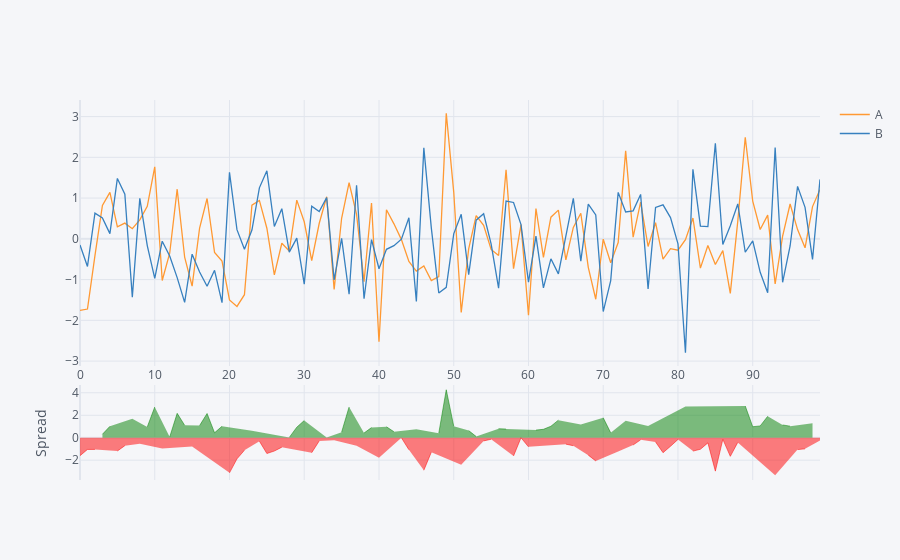

Source (notebook cell):
### Markdown cell above
### `kind = spread`
spread is usually used for stock data. The code below will give the plot and a spread between two selected columns at each point.

### Code cell
df1[['A','B']].iplot(kind='spread')

### Figure 1 — Plotly figure (JSON) as saved in the notebook; plotly's stock layout.template omitted (floating-point values rounded to 4 significant figures)
{"data": [{"line": {"color": "rgba(255, 153, 51, 1.0)", "dash": "solid", "shape": "linear", "width": 1.3}, "mode": "lines", "name": "A", "text": "", "type": "scatter", "x": [0, 1, 2, 3, 4, 5, 6, 7, 8, 9, 10, 11, 12, 13, 14, 15, 16, 17, 18, 19, 20, 21, 22, 23, 24, 25, 26, 27, 28, 29, 30, 31, 32, 33, 34, 35, 36, 37, 38, 39, 40, 41, 42, 43, 44, 45, 46, 47, 48, 49, 50, 51, 52, 53, 54, 55, 56, 57, 58, 59, 60, 61, 62, 63, 64, 65, 66, 67, 68, 69, 70, 71, 72, 73, 74, 75, 76, 77, 78, 79, 80, 81, 82, 83, 84, 85, 86, 87, 88, 89, 90, 91, 92, 93, 94, 95, 96, 97, 98, 99], "y": [-1.754, -1.723, -0.414, 0.8212, 1.139, 0.2938, 0.3852, 0.2496, 0.4639, 0.7966, 1.767, -1.024, -0.353, 1.218, -0.4488, -1.162, 0.2653, 0.9905, -0.3344, -0.548, -1.5, -1.659, -1.372, 0.8259, 0.942, 0.2607, -0.8849, -0.1079, -0.2975, 0.9503, 0.4181, -0.5349, 0.3761, 1.032, -1.243, 0.5044, 1.377, 0.6006, -1.052, 0.8809, -2.526, 0.7137, 0.3678, -0.01895, -0.5537, -0.7926, -0.6685, -1.023, -0.9239, 3.081, 1.147, -1.809, -0.2463, 0.5685, 0.3294, -0.2616, -0.4105, 1.697, -0.7331, 0.3478, -1.877, 0.7442, -0.4553, 0.5308, 0.7044, -0.5183, 0.2802, 0.6279, -0.6995, -1.483, -0.008939, -0.5854, -0.0909, 2.158, 0.04084, 0.8994, -0.1884, 0.3948, -0.4992, -0.2428, -0.278, -0.02006, 0.5112, -0.7177, -0.1623, -0.6309, -0.2883, -1.339, 0.4349, 2.494, 0.9269, 0.229, 0.5818, -1.104, 0.06652, 0.8548, 0.2274, -0.2199, 0.7916, 1.212]}, {"line": {"color": "rgba(55, 128, 191, 1.0)", "dash": "solid", "shape": "linear", "width": 1.3}, "mode": "lines", "name": "B", "text": "", "type": "scatter", "x": [0, 1, 2, 3, 4, 5, 6, 7, 8, 9, 10, 11, 12, 13, 14, 15, 16, 17, 18, 19, 20, 21, 22, 23, 24, 25, 26, 27, 28, 29, 30, 31, 32, 33, 34, 35, 36, 37, 38, 39, 40, 41, 42, 43, 44, 45, 46, 47, 48, 49, 50, 51, 52, 53, 54, 55, 56, 57, 58, 59, 60, 61, 62, 63, 64, 65, 66, 67, 68, 69, 70, 71, 72, 73, 74, 75, 76, 77, 78, 79, 80, 81, 82, 83, 84, 85, 86, 87, 88, 89, 90, 91, 92, 93, 94, 95, 96, 97, 98, 99], "y": [-0.1503, -0.6775, 0.6292, 0.5147, 0.1281, 1.483, 1.095, -1.431, 0.9924, -0.1646, -0.968, -0.0582, -0.4193, -0.9513, -1.559, -0.3772, -0.8163, -1.163, -0.7727, -1.566, 1.631, 0.2251, -0.2576, 0.2149, 1.252, 1.669, 0.3023, 0.7392, -0.3249, 0.01816, -1.111, 0.7984, 0.669, 1.011, -1.009, 0.0102, -1.361, 1.315, -1.471, -0.02097, -0.7348, -0.2577, -0.1665, -0.007711, 0.5157, -1.536, 2.233, 0.2696, -1.33, -1.19, 0.1211, 0.6014, -0.8774, 0.4588, 0.6157, -0.1217, -1.21, 0.9255, 0.892, 0.3503, -1.062, 0.0667, -1.203, -0.4906, -0.8608, 0.05491, 0.9957, -0.5478, 0.8519, 0.5882, -1.785, -1.025, 1.14, 0.6585, 0.6879, 1.09, -1.232, 0.7718, 0.8349, 0.5207, -0.1219, -2.795, 1.706, 0.3103, 0.2994, 2.347, -0.1398, 0.3215, 0.8556, -0.3296, -0.05134, -0.8214, -1.323, 2.239, -1.068, -0.175, 1.288, 0.774, -0.5052, 1.458]}, {"connectgaps": false, "fill": "tozeroy", "line": {"color": "green", "dash": "solid", "shape": "linear", "width": 0.5}, "mode": "lines", "name": "Spread", "showlegend": false, "type": "scatter", "x": [0, 1, 2, 3, 4, 5, 6, 7, 8, 9, 10, 11, 12, 13, 14, 15, 16, 17, 18, 19, 20, 21, 22, 23, 24, 25, 26, 27, 28, 29, 30, 31, 32, 33, 34, 35, 36, 37, 38, 39, 40, 41, 42, 43, 44, 45, 46, 47, 48, 49, 50, 51, 52, 53, 54, 55, 56, 57, 58, 59, 60, 61, 62, 63, 64, 65, 66, 67, 68, 69, 70, 71, 72, 73, 74, 75, 76, 77, 78, 79, 80, 81, 82, 83, 84, 85, 86, 87, 88, 89, 90, 91, 92, 93, 94, 95, 96, 97, 98, 99], "xaxis": "x2", "y": ["", "", "", 0.3065, 1.011, "", "", 1.68, "", 0.9612, 2.735, "", 0.06632, 2.169, 1.11, "", 1.082, 2.154, 0.4383, 1.018, "", "", "", 0.611, "", "", "", "", 0.02744, 0.9322, 1.529, "", "", 0.02058, "", 0.4942, 2.737, "", 0.4195, 0.9018, "", 0.9714, 0.5343, "", "", 0.7432, "", "", 0.4063, 4.271, 1.026, "", 0.6311, 0.1097, "", "", 0.7994, 0.7711, "", "", "", 0.6775, 0.748, 1.021, 1.565, "", "", 1.176, "", "", 1.776, 0.4397, "", 1.5, "", "", 1.043, "", "", "", "", 2.774, "", "", "", "", "", "", "", 2.823, 0.9782, 1.05, 1.904, "", 1.134, 1.03, "", "", 1.297, ""], "yaxis": "y2"}, {"connectgaps": false, "fill": "tozeroy", "line": {"color": "red", "dash": "solid", "shape": "linear", "width": 0.5}, "mode": "lines", "name": "Spread", "showlegend": false, "type": "scatter", "x": [0, 1, 2, 3, 4, 5, 6, 7, 8, 9, 10, 11, 12, 13, 14, 15, 16, 17, 18, 19, 20, 21, 22, 23, 24, 25, 26, 27, 28, 29, 30, 31, 32, 33, 34, 35, 36, 37, 38, 39, 40, 41, 42, 43, 44, 45, 46, 47, 48, 49, 50, 51, 52, 53, 54, 55, 56, 57, 58, 59, 60, 61, 62, 63, 64, 65, 66, 67, 68, 69, 70, 71, 72, 73, 74, 75, 76, 77, 78, 79, 80, 81, 82, 83, 84, 85, 86, 87, 88, 89, 90, 91, 92, 93, 94, 95, 96, 97, 98, 99], "xaxis": "x2", "y": [-1.604, -1.045, -1.043, "", "", -1.189, -0.7094, "", -0.5285, "", "", -0.9654, "", "", "", -0.7847, "", "", "", "", -3.131, -1.884, -1.114, "", -0.3097, -1.408, -1.187, -0.8471, "", "", "", -1.333, -0.2929, "", -0.2338, "", "", -0.714, "", "", -1.791, "", "", -0.01124, -1.069, "", -2.901, -1.293, "", "", "", -2.41, "", "", -0.2863, -0.1398, "", "", -1.625, -0.002509, -0.8142, "", "", "", "", -0.5732, -0.7155, "", -1.551, -2.071, "", "", -1.231, "", -0.6471, -0.1906, "", -0.377, -1.334, -0.7635, -0.1561, "", -1.195, -1.028, -0.4617, -2.978, -0.1485, -1.661, -0.4207, "", "", "", "", -3.343, "", "", -1.061, -0.9939, "", -0.246], "yaxis": "y2"}], "layout": {"hovermode": "x", "legend": {"bgcolor": "#F5F6F9", "font": {"color": "#4D5663"}}, "paper_bgcolor": "#F5F6F9", "plot_bgcolor": "#F5F6F9", "title": {"font": {"color": "#4D5663"}}, "xaxis": {"gridcolor": "#E1E5ED", "showgrid": true, "tickfont": {"color": "#4D5663"}, "title": {"font": {"color": "#4D5663"}, "text": ""}, "zerolinecolor": "#E1E5ED"}, "xaxis2": {"anchor": "y2", "gridcolor": "#E1E5ED", "showgrid": true, "showticklabels": false, "tickfont": {"color": "#4D5663"}, "title": {"font": {"color": "#4D5663"}, "text": ""}, "zerolinecolor": "#E1E5ED"}, "yaxis": {"domain": [0.3, 1], "gridcolor": "#E1E5ED", "showgrid": true, "tickfont": {"color": "#4D5663"}, "title": {"font": {"color": "#4D5663"}, "text": ""}, "zerolinecolor": "#E1E5ED"}, "yaxis2": {"domain": [0, 0.25], "gridcolor": "#E1E5ED", "showgrid": true, "tickfont": {"color": "#4D5663"}, "title": {"font": {"color": "#4D5663"}, "text": "Spread"}, "zerolinecolor": "#E1E5ED"}}}
